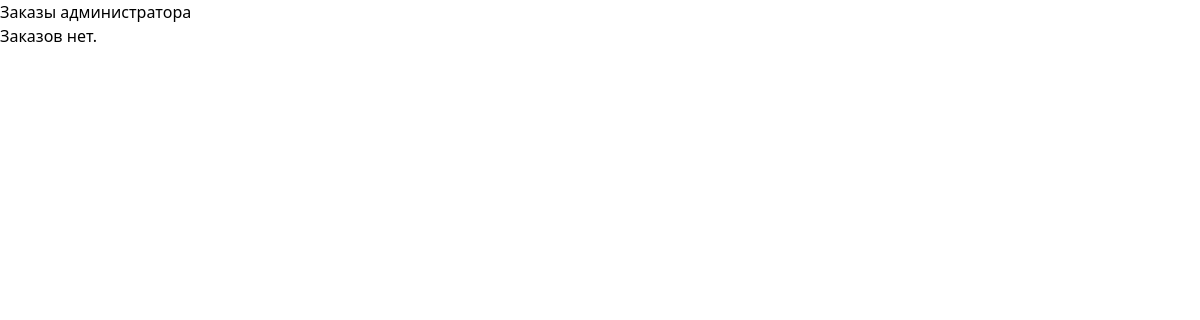
Page /admin/orders (signed in) on the earlier database version.
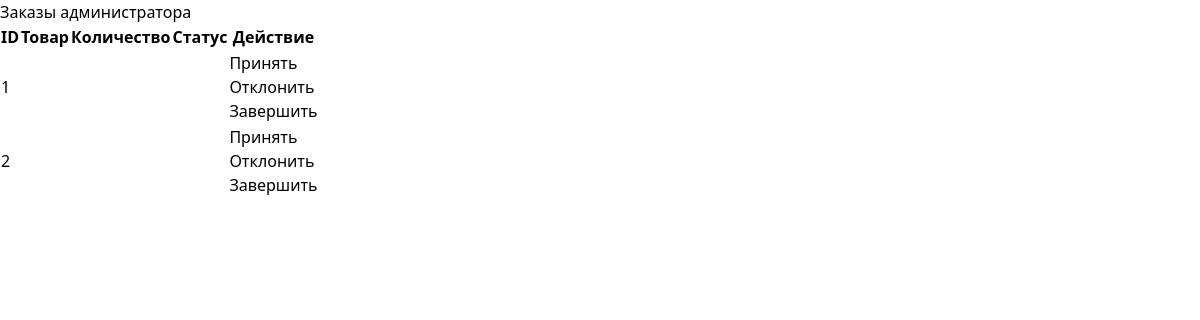
Same page on the later database version.
### tables this page shows
CREATE TABLE orders (
            id INTEGER PRIMARY KEY AUTOINCREMENT,
            username TEXT NOT NULL,
            total_price REAL NOT NULL,
            FOREIGN KEY (username) REFERENCES users(username)
        );

### app.py (the view)
@app.route('/admin/orders')
def admin_orders():
    if 'logged_in' in session and session['logged_in']:
        if session['username'] == 'admin':
            db = get_db()
            cursor = db.cursor()
            cursor.execute("SELECT * FROM orders")
            orders = cursor.fetchall()
            orders = [dict(zip([column[0] for column in cursor.description], row)) for row in orders]
            db.close()
            return render_template('admin_orders.html', orders=orders)
        else:
            return 'У вас нет прав доступа к административной панели.'
    else:
        return redirect(url_for('login'))

### app.py (called while the page is built)
def get_db():
    conn = sqlite3.connect(DATABASE)
    conn.execute('PRAGMA foreign_keys = ON')
    return conn

### templates/admin_orders.html
{% extends 'base.html' %}
    {% block body %}
    <h1>Заказы администратора</h1>
    {% if orders %}
        <table>
            <thead>
                <tr>
                    <th>ID</th>
                    <th>Товар</th>
                    <th>Количество</th>
                    <th>Статус</th>
                    <th>Действие</th>
                </tr>
            </thead>
            <tbody>
                {% for order in orders %}
                <tr>
                    <td>{{ order.id }}</td>
                    <td>{{ order.product }}</td>
                    <td>{{ order.quantity }}</td>
                    <td>{{ order.status }}</td>
                    <td>
                        <form action="/admin/order/{{ order.id }}/accept" method="POST">
                            <button type="submit">Принять</button>
                        </form>
                        <form action="/admin/order/{{ order.id }}/reject" method="POST">
                            <button type="submit">Отклонить</button>
                        </form>
                        <form action="/admin/order/{{ order.id }}/complete" method="POST">
                            <button type="submit">Завершить</button>
                        </form>
                    </td>
                </tr>
                {% endfor %}
            </tbody>
        </table>
    {% else %}
        <p>Заказов нет.</p>
    {% endif %}
    {% endblock %}

### templates/base.html (shortened to what this page needs)
<!DOCTYPE html>
<html lang="en">
    <head>
        <link rel="stylesheet" href="{{url_for('static',filename='dist/css/output.css')}}">
    </head>
<body>
     {% block body %} {% endblock %}
</body>
</html>

Differences in the rows shown:
added orders: id "1"
added orders: id "2"
Other differences:
text no longer shown: "Заказов нет."
text now shown: "ID Товар Количество Статус Действие"
